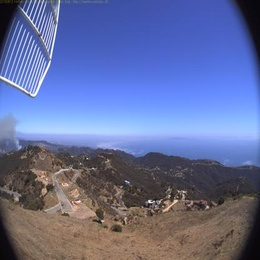
%> input picture Matlab Hybrid Classification Model/69bravo-e-mobo-c__2019-08-13T14;45;44.jpg, 260 x 260 px, shrunk from 416 x 416 before the run
$ octave --eval "result = featureExtractV5(imread('69bravo-e-mobo-c__2019-08-13T14;45;44.jpg'));"   (GNU Octave 9; MATLAB toolbox functions it lacks are replaced by stand-ins)
%> lines starting %> are read from the running program, lines starting %| are printed output that depends on the picture
### Matlab Hybrid Classification Model/XCSLBP.m
function XCSLBP= XCSLBP(VolData, FxRadius, FyRadius, NeighborPoints, BorderLength)

%  This function is to compute the XCSLBP features
%  Reference:
%  Caroline Silva, Thierry Bouwmans, Carl Fr?licot, "An eXtended Center-Symmetric Local Binary Pattern
%  for Background Modeling and Subtraction in Videos," International
%  Conference on Computer Vision Theory and Applications (VISAPP),
%  March 2015, 1-8.
%
%  Copyright 2014 by Caroline Pacheco do E.Silva
%  If you have any problem, please feel free to contact Caroline Pacheco do E.Silva.
%  lolyne.pacheco@gmail.com
%% %%%%%%%%%%%%%%%%%%%%%%%%%%%%%%%%%%%%%%%%%%%%%%%%%%%%%%%%%%%%%%%%%%%%%%%%
%  Function: Running this funciton each time to compute the LBP-TOP distribution of one video sequence.
%
%  Inputs:
%
%  "VolData" keeps the grey level of all the pixels in sequences with [height][width][Length];
%       please note, all the images in one sequnces should have same size (height and weight).
%       But they don't have to be same for different sequences.
%
%  "FxRadius", "FyRadius" and "TInterval" are the radii parameter along X, Y and T axis; They can be 1, 2, 3 and 4. "1" and "3" are recommended.
%  Pay attention to "TInterval". "TInterval * 2 + 1" should be smaller than the length of the input sequence "Length". For example, if one sequence includes seven frames, and you set TInterval to three, only the pixels in the frame 4 would be considered as central pixel and computed to get the LBP-TOP feature.
%
%
%  "NeighborPoints" is the number of the neighboring points
%      in XY plane, XT plane and YT plane; They can be 4, 8, 16 and 24. "8"
%      is a good option. For example, NeighborPoints = [8 8 8];
%
%  Output:
%
%  "Histogram": keeps LBP-TOP distribution of all the pixels in the current frame with [3][dim];
%      here, "3" deote the three planes of LBP-TOP, i.e., XY, XZ and YZ planes.
%      Each value of Histogram[i][j] is between [0,1]

%%
[height, width] = size(VolData);

XYNeighborPoints = NeighborPoints(1);

%%
if XYNeighborPoints<=8
  outClass='uint8';
elseif XYNeighborPoints>8 && XYNeighborPoints<=16
   outClass='uint16';
elseif XYNeighborPoints>16 && XYNeighborPoints<=32
   outClass='uint32';
elseif XYNeighborPoints>32 && XYNeighborPoints<=64
   outClass='uint64';
else
   outClass='double';
end

%%
    % normal code
    nDim = 2^(NeighborPoints(1)/2);
    Histogram = zeros(1, nDim);

XCSLBP =zeros([height width], outClass);

        for yc = BorderLength + 1 : height - BorderLength

            for xc = BorderLength + 1 : width - BorderLength

                CenterVal = VolData(yc, xc);
                %% In XY plane
                BasicLBP = 0;
                FeaBin = 0;
                contXY = 1;
                vXYneighbor = zeros(1,8);
              % filtDimsR = [3, 3];

                % stores the neighbors in a vector
                for p = 0 : XYNeighborPoints - 1
                     X = floor(xc + FxRadius * cos((2 * pi * p) / XYNeighborPoints) + 0.5);
                     Y = floor(yc - FyRadius * sin((2 * pi * p) / XYNeighborPoints) + 0.5);
                     vXYneighbor(1, contXY) = VolData(Y, X);
                     contXY = contXY + 1;
                end

                % loop to calculate CS-LDP
                for kXY = 1: 4

                    if kXY == 1
                    p1XY =  vXYneighbor(1) - vXYneighbor(5);
                    pXY =   vXYneighbor(1) - CenterVal;
                    pcXY =  vXYneighbor(5) - CenterVal;

                    end

                    if kXY == 2
                    p1XY =  vXYneighbor(8) - vXYneighbor(4);
                    pXY =   vXYneighbor(3) - CenterVal;
                    pcXY =  vXYneighbor(7) - CenterVal;

                    end

                    if kXY == 3
                    p1XY =  vXYneighbor(7) - vXYneighbor(3);
                    pXY =   vXYneighbor(2) - CenterVal;
                    pcXY =  vXYneighbor(6) - CenterVal;

                    end

                    if kXY == 4
                    p1XY =  vXYneighbor(6) - vXYneighbor(2);
                    pXY =   vXYneighbor(4) - CenterVal;
                    pcXY =  vXYneighbor(8) - CenterVal;

                    end

                   CurrentVal = (p1XY + CenterVal) + (pXY*pcXY);

                   if CurrentVal <=0
                        BasicLBP = BasicLBP + 2 ^ FeaBin;
                   end
                   FeaBin = FeaBin + 1;
                end

                XCSLBP(yc, xc)=cast(BasicLBP,  outClass);

                    Histogram(1, BasicLBP + 1) = Histogram(1, BasicLBP + 1) + 1;

            end
        end
%% crop the margins resulting from zero padding
%     XCSLBP=XCSLBP(( filtDimsR(1)+1 ):( end-filtDimsR(1) ),...
%      ( filtDimsR(2)+1 ):( end-filtDimsR(2)));

%% normalization
for j = 1 : 1
    Histogram(j, :) = Histogram(j, :)./sum(Histogram(j, :));
end

### Matlab Hybrid Classification Model/featureExtractV5.m
%takes two consec images and creates generate a sequence of 'LBP-XCS' preprocessed images from a database
% fuse with RGB image to create V4 hybrid dataset

%test image
% im = imread('hp-n-mobo-c__2019-07-16T13;28;25.jpg');
% figure(1);
% imshow(im);

function RGB = featureExtractV5(im)
    gI1 = rgb2gray(im);
%     figure(5);
%     imshow(gI1);
    gI1 = imadjust(gI1);
%     figure(2);
%     imshow(gI1);

   %LBP Extracted image
    gI1 = double(gI1);
    FxRadius = 1;
    FyRadius = 1;
    %TInterval = 1;
    %TimeLength = 1;
    BorderLength = 1;
    NeighborPoints = [8 8 8]; % XY, XT, and YT planes, respectively
    %nDim = 2 ^ (NeighborPoints(1));  %dimensionality of basic XC-LBP
    XCS = XCSLBP(gI1,FxRadius, FyRadius, NeighborPoints, BorderLength);
    XCS = XCS*(255/16);
%     figure(3);
%     imshow(XCS);
    im(:,:,1) = im(:,:,1)+XCS;
    im(:,:,2) = im(:,:,2)+XCS;
    im(:,:,3) = im(:,:,3)+XCS;
    RGB = im;
%     figure(4);
%     imshow(RGB);
%end
%> in featureExtractV5, `gI1 = rgb2gray(im);`:
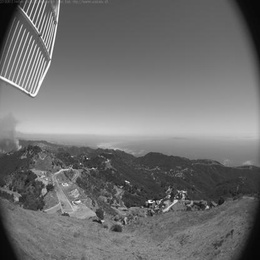
%> gI1: size 260x260 uint8; min 4, max 254, mean 112.6
%> in featureExtractV5, `gI1 = imadjust(gI1);`:
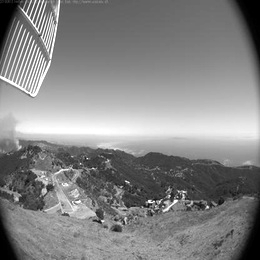
%> gI1: size 260x260 uint8; min 0, max 255, mean 133.4
%> after the loop in XCSLBP, `for yc = BorderLength + 1 : height - BorderLength`:
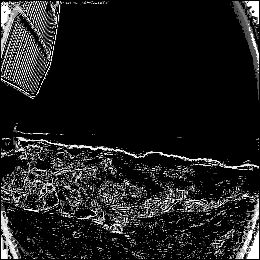
%> XCSLBP: size 260x260 uint8; min 0, max 15, mean 1.74; drawn with min black and max white
%> after the loop in XCSLBP, `for yc = BorderLength + 1 : height - BorderLength`: Histogram = [50875 1376 1762 393 1723 951 1092 1054 1589 668 706 523 398 694 875 1885]; p1XY = 0; vXYneighbor = [0 0 0 0 0 0 0 0]
%> after the loop in XCSLBP, `for j = 1 : 1`: Histogram = [0.764 0.0207 0.0265 0.0059 0.0259 0.0143 0.0164 0.0158 0.0239 0.01 0.0106 0.00786 0.00598 0.0104 0.0131 0.0283]
%> in featureExtractV5, `im(:,:,1) = im(:,:,1)+XCS;`:
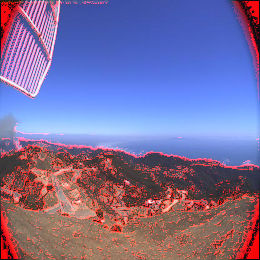
%> im: size 260x260x3 uint8; mean R, G, B 124.7, 110.4, 155.8
%> in featureExtractV5, `im(:,:,2) = im(:,:,2)+XCS;`:
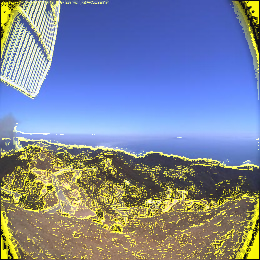
%> im: size 260x260x3 uint8; mean R, G, B 124.7, 134.8, 155.8
%> in featureExtractV5, `im(:,:,3) = im(:,:,3)+XCS;`:
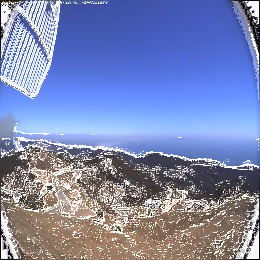
%> im: size 260x260x3 uint8; mean R, G, B 124.7, 134.8, 178.6
